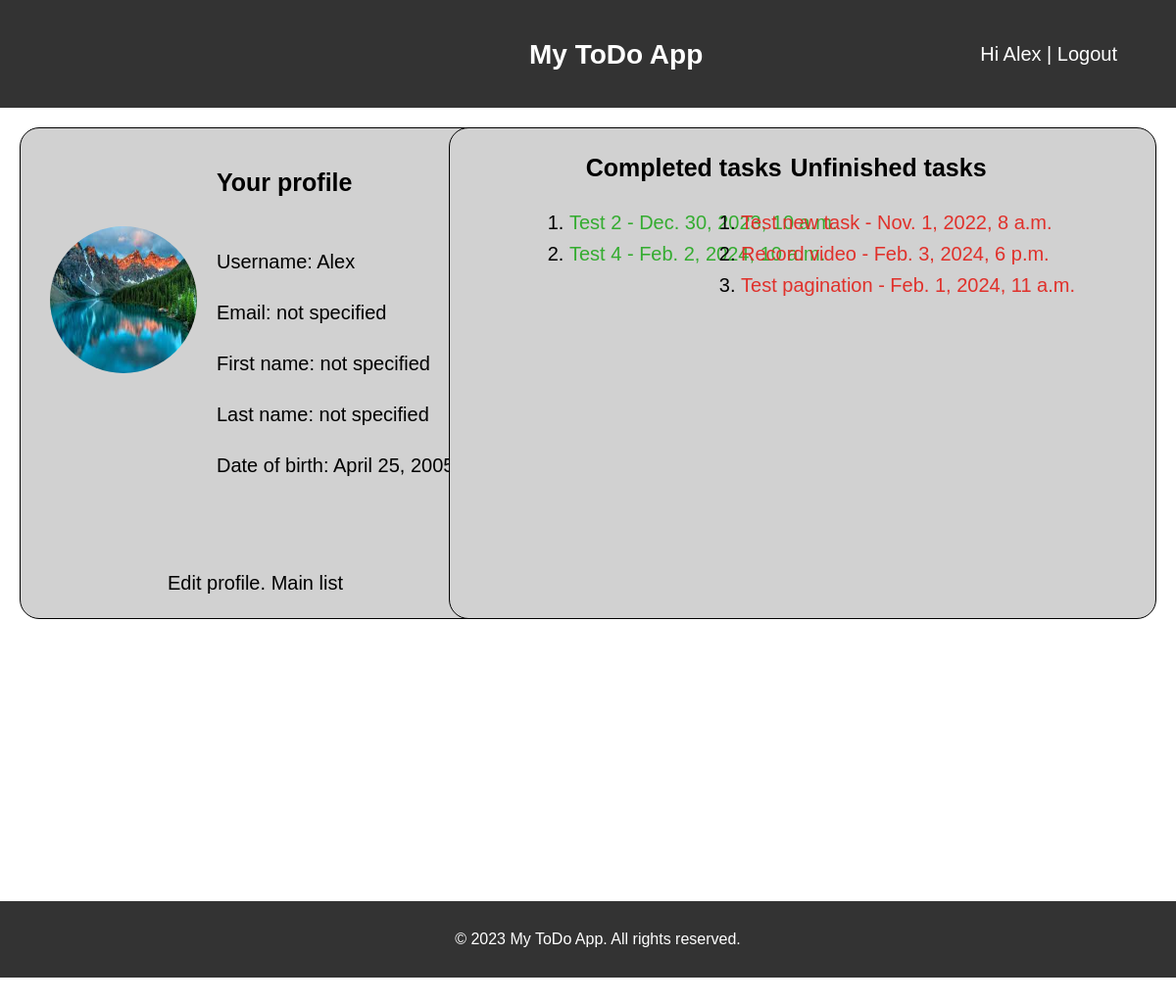
The page /profile/ (signed in) on the database as committed earlier.
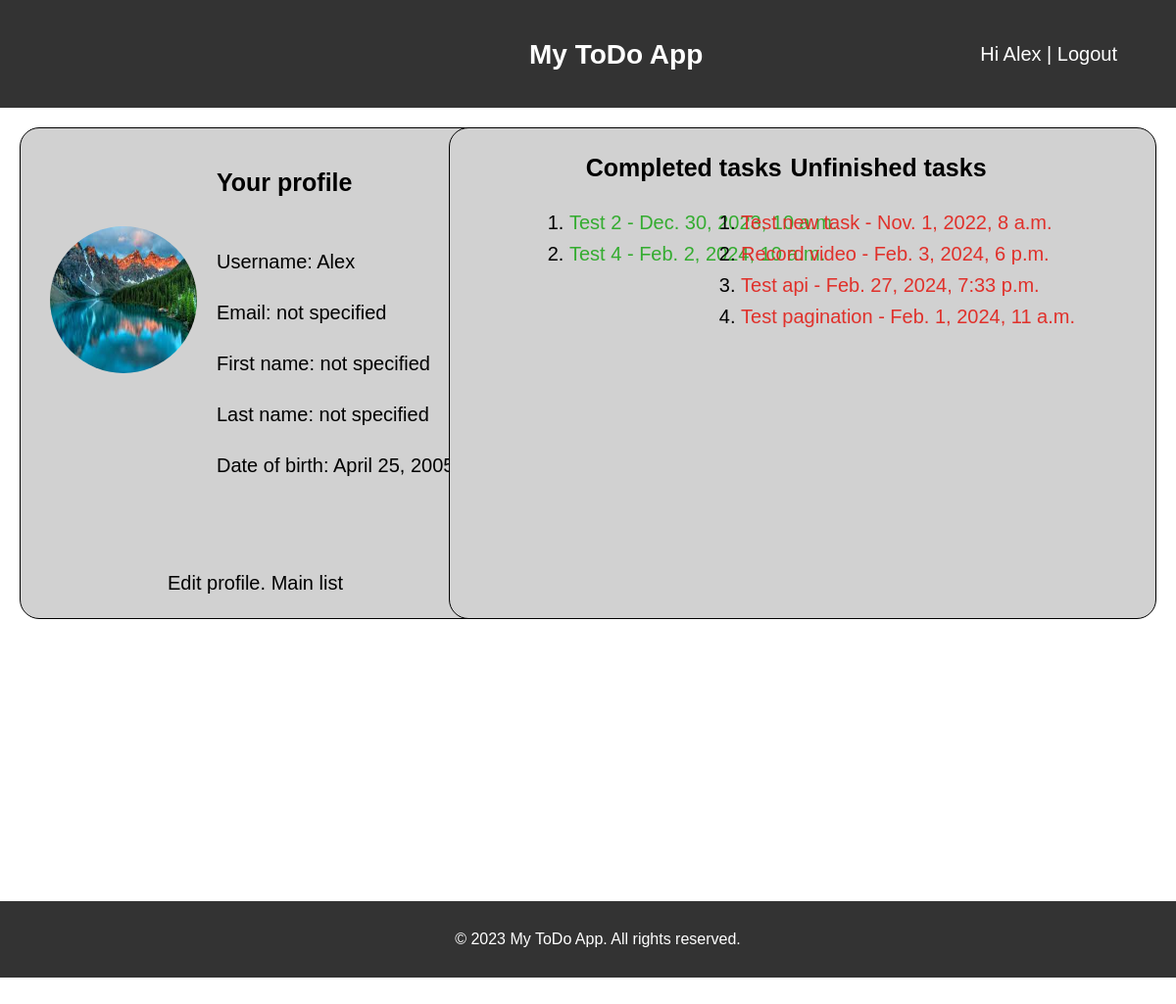
The same page on the database as committed later.
### todolist/models.py (models this page shows, shortened)
class Task(models.Model):
    title = models.CharField(max_length=50, verbose_name='Title')
    slug = models.SlugField(max_length=50, unique=True, db_index=True, verbose_name='URL')
    description = models.TextField(verbose_name='Description')
    finish_date = models.DateTimeField(verbose_name='Date')
    finished = models.BooleanField(default=False, verbose_name='Finished')
    signif = models.ForeignKey('Importance', on_delete=models.PROTECT, null=True,
                               verbose_name='Importance')
    tag = TaggableManager()
    class Meta:
        ordering = [ 'signif','finished', 'title', '-finish_date']
    def get_absolute_url(self):
        return reverse('todolist:task_detail' , args=[self.id])

### todolist/views.py (the view)
# urls.py: path('profile/', views.profile, name='profile'),
@login_required(login_url='login/')
def profile(request):
    user_id = request.user.id
    complete_tasks = Task.objects.filter(finished=True)
    uncomlete_tasks = Task.objects.filter(finished=False)
    profile_data = Profile.objects.get(pk=user_id)
    return render(request, 'todolist/profile.html', {
        'ctasks':complete_tasks,
        'unctasks':uncomlete_tasks,
        'profile_data': profile_data,
    })

### todolist/templates/todolist/profile.html
{% extends "todolist/base.html" %}
{% load static %}
{% block content %}
    <div class="profile">
        <div class="profile-user">
            <h3>Your profile</h3>
            <div class="profile-data">
                <p>Username: {{request.user.username}}</p>
                {% if request.user.email %}
                <p>Email: {{request.user.email}}</p>
                {% else %}
                <p>Email: not specified</p>
                {% endif %}
                {% if request.user.first_name %}
                <p>First name: {{request.user.first_name}}</p>
                {% else %}
                <p>First name: not specified</p>
                {% endif %}
                {% if request.user.last_name %}
                <p>Last name: {{request.user.last_name}}</p>
                {% else %}
                <p>Last name: not specified</p>
                {% endif %}
                {% if profile_data.date_of_birth %}
                <p>Date of birth: {{profile_data.date_of_birth}}</p>
                {% else %}
                <p>Date of birth: not specified</p>
                {% endif %}
            </div>
            <img alt="Profile image" src="{{profile_data.photo.url}}">
            <p class="profile-nav"><a href="{% url 'todolist:edit_profile' %}">Edit profile</a>. <a href="{% url 'todolist:home' %}">Main list</a></p>
        </div>
        <div class="profile-tasks">
            <div class="profile-wrapper">
                <div class="finished-tasks">
                    <div class="title">
                            <span>Completed tasks</span>
                    </div>
                    <div class="task-list">
                        <ul>
                            {% for task in ctasks %}
                                <li><a target="_blank" href="{{task.get_absolute_url}}">{{task.title}} - {{task.finish_date}}</a></li>
                            {% endfor %}
                        </ul>
                    </div>
                </div>
                <div class="unfinished-tasks">
                    <div class="title">
                        <span>Unfinished tasks</span>
                    </div>
                    <div class="task-list">
                        <ul>
                            {% for task in unctasks %}
                                <li><a target="_blank" href="{{task.get_absolute_url}}">{{task.title}} - {{task.finish_date}}</a></li>
                            {% endfor %}
                        </ul>
                    </div>
                </div>
        </div>
        </div>
    </div>
{% endblock %}

Rows that differ between the two databases and show on the page:
added Task: title "Test api", finish_date "Feb. 27, 2024, 7:33 p.m."
